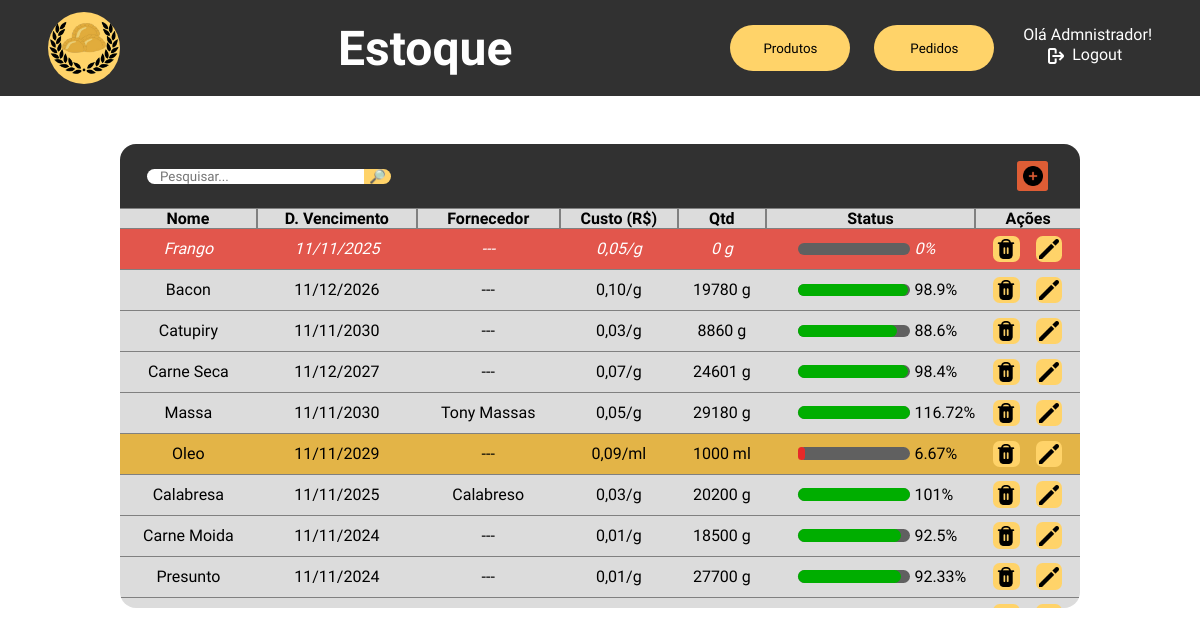
Screenshot of /php/tabelaEstoque.php (signed in) with the database file from the repository.
### tables this page shows
CREATE TABLE `estoque` (
  `id_item` int(11) NOT NULL,
  `nome_item` varchar(50) NOT NULL,
  `data_vencimento` date NOT NULL,
  `id_fornec` int(11) DEFAULT NULL,
  `valor_custo` decimal(10,2) NOT NULL,
  `unidade_medida` varchar(2) NOT NULL,
  `qtd` int(11) NOT NULL,
  `qtd_padrao` int(11) NOT NULL
);

CREATE TABLE `fornecedores` (
  `id_fornecedor` int(11) NOT NULL,
  `nome` varchar(50) NOT NULL,
  `celular1` varchar(14) NOT NULL,
  `celular2` varchar(14) DEFAULT NULL,
  `email` varchar(100) NOT NULL,
  `endereco` varchar(150) NOT NULL,
  `cnpj` varchar(18) NOT NULL,
  `descricao` text DEFAULT NULL,
  `ramo_atividade` varchar(100) NOT NULL
);

### php/utilities/fixMoney.php (called while the page is built)
<?php
    function fixMoney($value){
        return str_replace(".", ",", sprintf("%1$.2f", $value));
    }
?>

### php/tabelaEstoque.php (the view, shortened to what this page needs)
<?php
    include "utilities/fixMoney.php";
    function tratarData($data){
        $date_array = explode("-",$data);
        return $date_array[2]."/".$date_array[1]."/".$date_array[0];
    }
    function getPercentageShow($n, $total){
        $percent = (100*$n)/$total;
        if($percent > 100){
            return 100;
        }
        return $percent;
    }
    function getPercentageReal($n, $total){
        return round((100*$n)/$total, 2);
    }
    function table($search){
        include "utilities/mysql_connect.php";
        $query = mysqli_query($connection, "select nome_item, data_vencimento, valor_custo, unidade_medida, qtd, qtd_padrao, id_item, id_fornec from estoque where nome_item like \"%$search%\";");
        while($output = mysqli_fetch_array($query)){
            if($output[4] == 0){
                echo"<tr class='dead-row'>";
            }else if($output[4] <= $output[5]*0.1){
                echo"<tr class='alert'>";
            }else{
                echo"<tr class='normal-row'>";
            }
            $data = tratarData($output[1]);
            $fornec = $output[7] != 0 ? mysqli_fetch_array(mysqli_query($connection, "select nome from fornecedores where id_fornecedor = $output[7];"))[0] : "---";
            $percentageShow = getPercentageShow($output[4], $output[5]);
            $percentageReal = getPercentageReal($output[4], $output[5]);
            $preco = fixMoney($output[2]);
            echo"<td>$output[0]</td>";
            echo"<td>$data</td>";
            echo"<td>$fornec</td>";
            echo"<td>$preco/$output[3]</td>";
            echo"<td>$output[4] $output[3]</td>";
            if($output[4] <= $output[5]*0.1){
                echo"<td style='width: 12em;'><div style='display: flex; justify-content: start; align-items: center; gap: .3em;'>";
                echo"<div class='bar-holder'><div class='bar' style='width: $percentageShow%; background-color: #E72929;'></div></div>";
                echo"<p>$percentageReal%</p>";
                echo"</div></td>";
            }else if($output[4] <= $output[5]*0.5){
                echo"<td style='width: 12em;'><div style='display: flex; justify-content: start; align-items: center; gap: .3em;'>";
                echo"<div class='bar-holder'><div class='bar' style='width: $percentageShow%; background-color: #FFC94A;'></div></div>";
                echo"<p>$percentageReal%</p>";
                echo"</div></td>";
            }else{
                echo"<td style='width: 12em;'><div style='display: flex; justify-content: start; align-items: center; gap: .3em;'>";
                echo"<div class='bar-holder'><div class='bar' style='width: $percentageShow%; background-color: #00ae00;'></div></div>";
                echo"<p>$percentageReal%</p>";
                echo"</div></td>";
            }
            echo"<td><div style='display: flex; justify-content: center; gap: 1em;'>";
            echo"<form action='tabelaEstoque.php' method='post'><input type='hidden' name='id_delete-confirmar' value='$output[6]'><button name='delete' type='submit'><img src='../images/icons/delete.png'></button></form>";
            echo"<form action='tabelaEstoque.php' method='post'><input type='hidden' name='id_edit' value='$output[6]'><button name='edit' type='submit'><img src='../images/icons/edit.png'></button></form>";
            echo"</div></td></tr>";
        }
    }
?>
<!DOCTYPE html>
<html lang="pt-br">
<head>
    <link rel="stylesheet" href="../css/tabelaEstoque.css">
</head>
<body>
    <div class="navbar">
        <a href="adm_dashboard.php">
        <div class="logo"></div>
        </a>
        <h1>Estoque</h1>
        <div class="menu">
            <a href="tabelaProdutos.php"><button>Produtos</button></a>
            <a href="tabelaPedidos.php"><button>Pedidos</button></a>
            <div class="user-area">
                <?php
                    $username = $_SESSION['username'];
                    echo"<p>Olá $username!</p>";
                ?>
                <a href="sessionEnded.php"><div class="logout"><img src="../images/icons/logout.png"><p>Logout</p></div></a>
            </div>
        </div>
    </div>
    <div class="center">
        <div class="table-header">
            <form action="tabelaEstoque.php" method="post" id="searchbox">
                <input type="text" placeholder="Pesquisar..." name="search" id="searchbar">
                <input type="submit" value="🔎︎">
            </form>
            <div id="menu">
                <form action="tabelaEstoque.php" method="post">
                    <button><img src="../images/icons/plus.png"></button>
                </form>
            </div>
        </div>
        <div class="table-holder">
            <table>
                <tr style="position: sticky; top: 0; background-color: #dcdcdc;">
                    <th style="border-left: none;">Nome</th>
                    <th>D. Vencimento</th>
                    <th>Fornecedor</th>
                    <th>Custo (R$)</th>
                    <th>Qtd</th>
                    <th>Status</th>
                    <th style="border-right: none;">Ações</th>
                </tr>
                <?php
                    if($_SERVER['REQUEST_METHOD'] === 'POST' && isset($_POST['search'])){
                        $search = $_POST['search'];
                        table($search);
                        echo "<script>
                                document.getElementById('searchbar').value='$search'
                                document.getElementById('close-search').style.display = 'block'
                            </script>";
                    }else{
                        table("");
                    }
                ?>
            </table>
        </div>
    </div>
</body>
</html>

### css/tabelaEstoque.css (style rules this page uses)
* { padding: 0; margin: 0; font-family: "Kanit", Arial, Helvetica, sans-serif; }
body { overflow: hidden; }
.navbar { height: 6em; background-color: #313131; display: flex; justify-content: space-between; align-items: center; padding-left: 3em; padding-right: 3em; }
.navbar h1 { color: white; font-size: 3em; }
.navbar .logo { height: 4.5em; width: 4.5em; border-radius: 3em; background-color: #FFD369; background-image: url('../images/logo.png'); background-size: contain; background-repeat: no-repeat; background-position: center center; }
.navbar .menu { display: flex; gap: 1.5em; }
.navbar .menu button { width: 9em; height: 3.5em; background-color: #FFD369; border: none; border-radius: 2em; cursor: pointer; transition: 200ms; }
.navbar .menu .user-area { display: flex; flex-direction: column; align-items: center; color: white; }
.navbar .menu .user-area p { margin-bottom: .1em; }
.navbar .menu .user-area .logout { display: flex; align-items: center; }
.navbar .menu .user-area a { text-decoration: none; color: white; }
.navbar .menu .user-area p { margin-left: .3em; }
.navbar .menu .user-area .logout img { width: 1em; height: 1em; filter: invert(100%); margin-right: .2em; }
.center { height: calc(100vh - 6em); display: flex; justify-content: start; align-items: center; flex-direction: column; }
.table-header { margin-top: 3em; width: 60em; height: 4em; background-color: #313131; border-radius: 1em 1em 0 0; display: flex; justify-content: space-between; align-items: center; }
.table-header #searchbox { display: flex; align-items: center; justify-content: center; width: fit-content; }
.table-header #searchbox input[type="text"] { margin-left: 2em; padding-left: 1em; padding-right: 1em; border: none; border-radius: 1em 0 0 1em; }
.table-header #searchbox input[type="submit"] { border: none; background-color: #FFD369; width: 2em; border-radius: 0 1em 1em 0; cursor: pointer; }
.table-header #menu { margin-right: 2em; display: flex; justify-content: center; align-items: center; gap: 1em; }
.table-header #menu button { width: 2.3em; height: 2.3em; border: none; border-radius: .2em; cursor: pointer; background-color: #DE5D35; display: flex; align-items: center; justify-content: center; transition: 200ms; }
.table-header #menu button img { width: 1.5em; height: 1.5em; }
.table-holder { width: 60em; height: 25em; background-color: #dcdcdc; border-radius: 0 0 1em 1em; overflow-y: scroll; }
.table-holder table { width: 60em; border-spacing: 0; text-align: center; }
.table-holder table th { border: .1em solid grey; }
.table-holder table td { border-bottom: .1em solid grey; }
.table-holder table .alert { background-color: #e3b447; }
.table-holder table .dead-row { background-color: #e2564c; color: white; font-style: italic; }
.table-holder table button { width: 2em; height: 2em; margin-top: .5em; margin-bottom: .5em; border: none; border-radius: .5em; cursor: pointer; display: flex; align-items: center; justify-content: center; background-color: #FFD369; transition: 200ms; }
.table-holder table button img { width: 1.5em; height: 1.5em; }
.table-holder .bar-holder { height: .8em; width: 7em; border-radius: 1em; background-color: #606060; margin-left: 2em; }
.table-holder .bar-holder .bar { height: .8em; border-radius: 1em; }

### rows the page displays
estoque: nome_item "Frango", data_vencimento "11/11/2025", id_fornec "---", valor_custo "0,05", unidade_medida "g", qtd "0"
estoque: nome_item "Bacon", data_vencimento "11/12/2026", id_fornec "---", valor_custo "0,10", unidade_medida "g", qtd "19780", percentageReal "98.9"
estoque: nome_item "Catupiry", data_vencimento "11/11/2030", id_fornec "---", valor_custo "0,03", unidade_medida "g", qtd "8860", percentageReal "88.6"
estoque: nome_item "Carne Seca", data_vencimento "11/12/2027", id_fornec "---", valor_custo "0,07", unidade_medida "g", qtd "24601", percentageReal "98.4"
estoque: nome_item "Massa", data_vencimento "11/11/2030", id_fornec.nome "Tony Massas", valor_custo "0,05", unidade_medida "g", qtd "29180", percentageReal "116.72"
estoque: nome_item "Oleo", data_vencimento "11/11/2029", id_fornec "---", valor_custo "0,09", unidade_medida "ml", qtd "1000", percentageReal "6.67"
estoque: nome_item "Calabresa", data_vencimento "11/11/2025", id_fornec.nome "Calabreso", valor_custo "0,03", unidade_medida "g", qtd "20200", percentageReal "101"
estoque: nome_item "Carne Moida", data_vencimento "11/11/2024", id_fornec "---", valor_custo "0,01", unidade_medida "g", qtd "18500", percentageReal "92.5"
estoque: nome_item "Presunto", data_vencimento "11/11/2024", id_fornec "---", valor_custo "0,01", unidade_medida "g", qtd "27700", percentageReal "92.33"

### other values shown
$username "Admnistrador"
